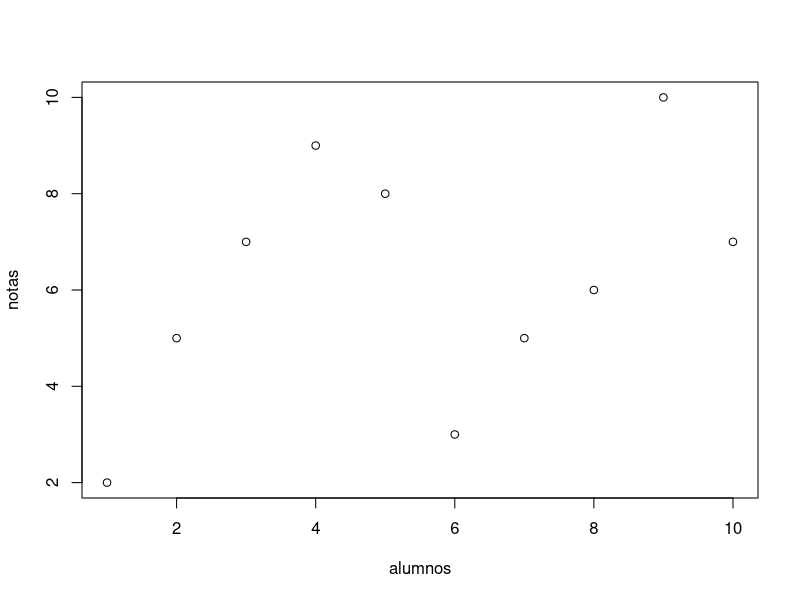
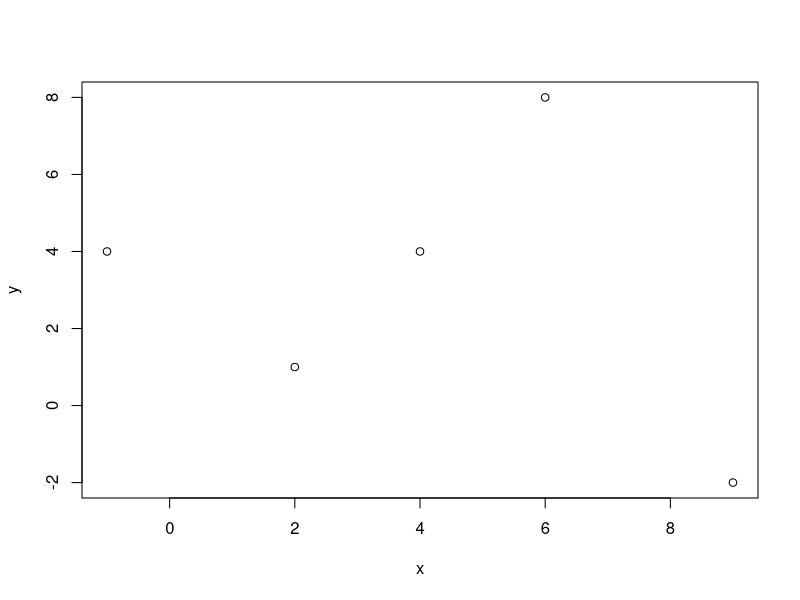
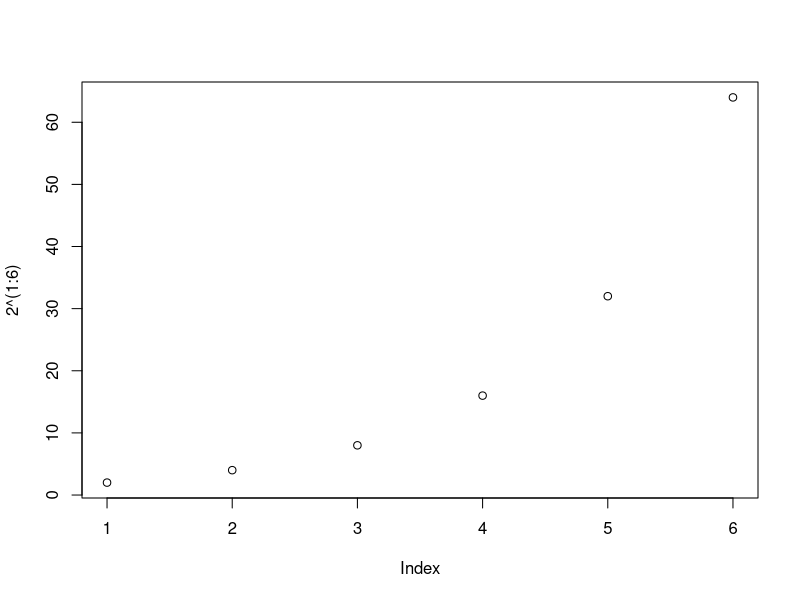
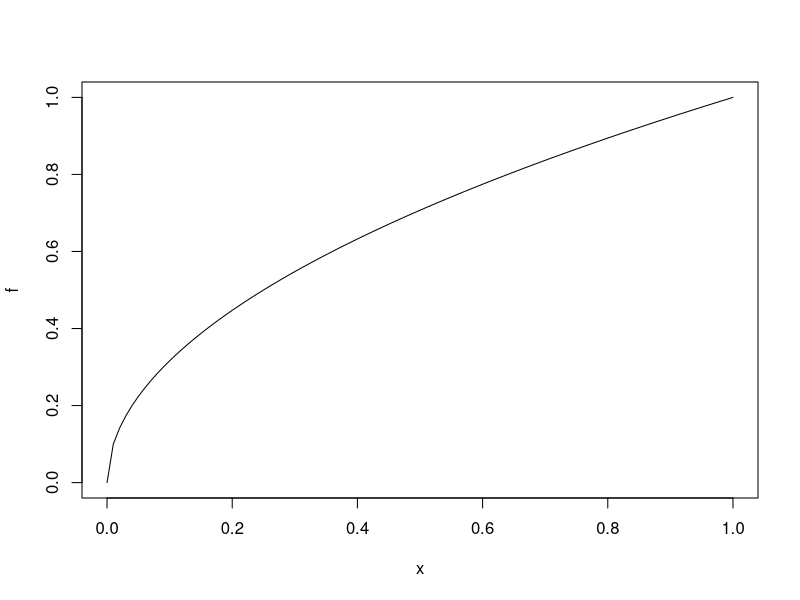
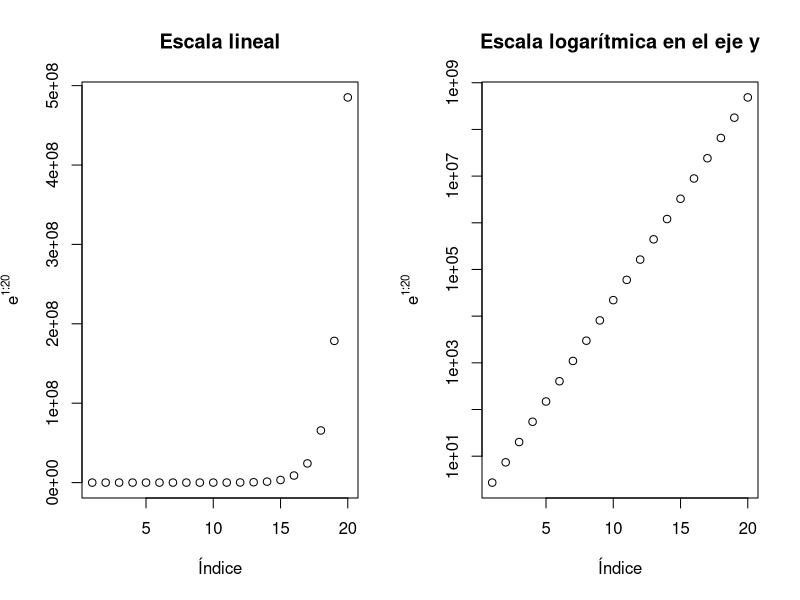
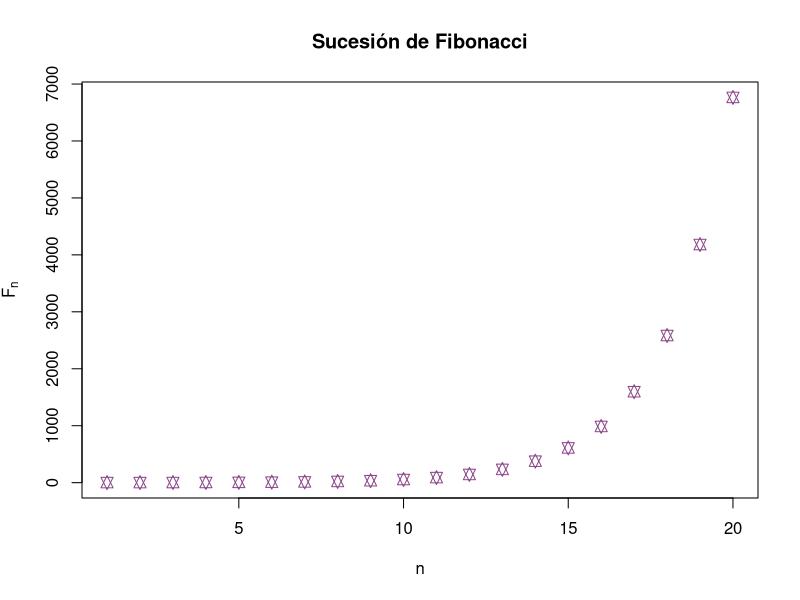
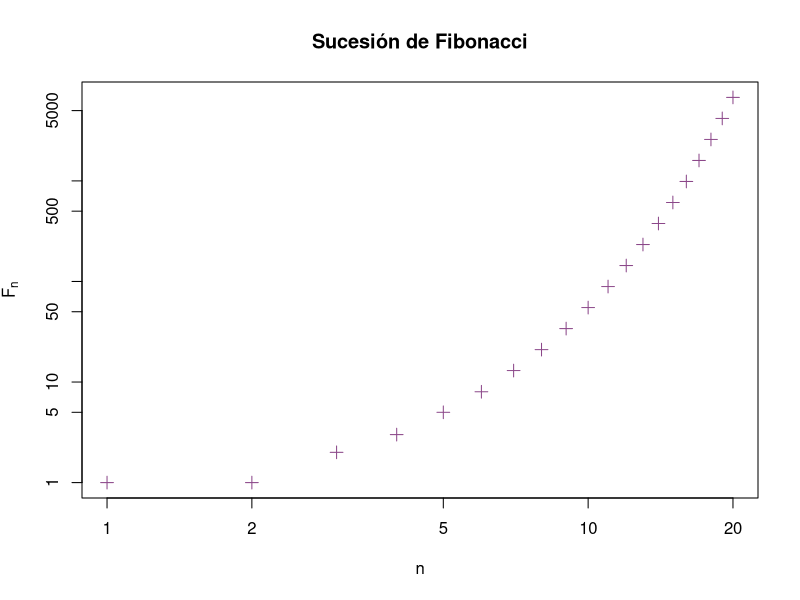
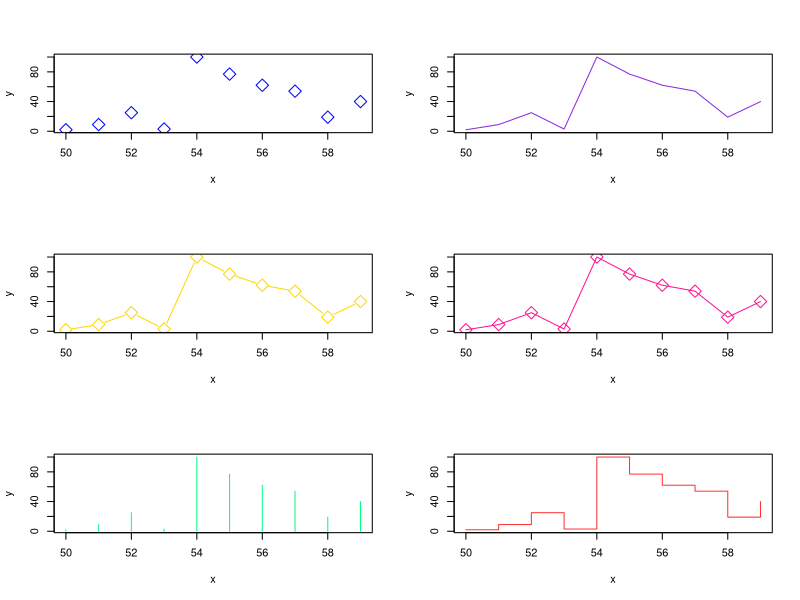

Source code (R) for these figures, in order:
## ---- chunk 1
knitr::opts_chunk$set(echo = TRUE)
## ---- chunk 2
alumnos=c(1:10)
notas=c(2,5,7,9,8,3,5,6,10,7)
plot(alumnos,notas)
## ---- chunk 3
x=c(2,6,4,9,-1)
y=c(1,8,4,-2,4)
plot(x,y)
## ---- chunk 4
plot(2^(1:6))
## ---- chunk 5
f <- function(x){sqrt(x)}
plot(f)
## ---- chunk 6
par(mfrow=c(1,2)) #esto sirve para representar un gráfico al lado del otro (una fila y dos columnas)
plot=plot(exp(1:20),xlab="Índice",ylab=expression(e^{1:20}),main="Escala lineal")
plotLog=plot(exp(1:20),log="y",xlab="Índice",ylab=expression(e^{1:20}),main="Escala logarítmica en el eje y")
par(mfrow=c(1,1)) #Para anular la representación de gráficos anterior.
## ---- chunk 7
n=1:20
fib=(1/sqrt(5))*((1+sqrt(5))/2)^n - (1/sqrt(5))*((1-sqrt(5))/2)^n
fib
plot(fib,xlab="n",ylab=expression(F[n]),main="Sucesión de Fibonacci",pch=11,cex=1.2,col="orchid4")
## ---- chunk 8
n=1:20
fib=(1/sqrt(5))*((1+sqrt(5))/2)^n - (1/sqrt(5))*((1-sqrt(5))/2)^n
fib
plot(fib,xlab="n",ylab=expression(F[n]),main="Sucesión de Fibonacci",pch=3,cex=1.2,col="orchid4", log="xy")
#log=xy introduce logaritmos en ambos ejes.
## ---- chunk 9
par(mfrow=c(3,2))
x=c(50:59)
y=c(2,9,25,3,100,77,62,54,19,40)
plot(x,y,pch=23,cex=2,col="blue",type="p")
plot(x,y,pch=23,cex=2,col="blueviolet",type="l")
plot(x,y,pch=23,cex=2,col="gold",type="b")
plot(x,y,pch=23,cex=2,col="deeppink",type="o")
plot(x,y,pch=23,cex=2,col="springgreen",type="h")
plot(x,y,pch=23,cex=2,col="firebrick1",type="s")
par(mfrow=c(1,1))
## ---- chunk 10
x=(2*(1:20))
y=(-1)^(1:20)*5*(1:20)
plot(x,y,main="Ejemplo de gráfico",pch=8,cex=1,type="b",lty=4,lwd=4,xaxp=c(0,40,2),yaxp=c(-100,100,8))
## ---- chunk 11
plot(n,fib,pch=21,col="red",bg="yellow",cex=1.2,
     type="o",lty="dashed",lwd=2,
     xlim=c(1,10),ylim=c(1,100),
     xaxp=c(1,10,3),yaxp=c(0,100,10))
## ---- chunk 12
x=(2*(1:20))
y=(-1)^(1:20)*5*(1:20)
plot(x,y,main="Ejemplo de gráfico",pch=8,cex=1,type="b",lty=4,lwd=4,xaxp=c(0,40,2),yaxp=c(-100,100,8))
points(20,0,col="red",cex=4,pch=16)
abline(h=0,lty=2,col="dodgerblue")
## ---- chunk 13
f<-function(x){x^2-2*x+sqrt(abs(x))}
plot(f,xlim=c(-3,3))
points(0,0,pch=19)
points(-3:3,(-3:3)^2,col="blue")
abline(2,3,lty="dashed",col="red")
abline(v=2,lty="dotted",col="green")
abline(h=5,lty="dotdash",col="grey")
## ---- chunk 14
f<-function(x){x^2}
plot(f,xlim=c(-3,3),col="red",lwd=2,ylab=expression(y^2),xlab="x")
abline(h=0:9,v=-3:3,lty="dotted",col="grey")
## ---- chunk 15
alumnos = c(1:10)
notas = c(2,5,7,9,8,3,5,6,10,7)
plot(alumnos,notas, main = "Grafico con texto")
text(alumnos,notas, labels = c("S","A","N","E","N","S","A","A","E","N"), 
     pos = c(rep(3,times = 8),1,3))
## ---- chunk 16
plot(0,0)
text(0,0,labels="debajo",pos=1)
text(0,0,labels="izquierda",pos=2)
text(0,0,labels="arriba",pos=3)
text(0,0,labels="derecha",pos=4)
points(0,1)
text(0,1,labels="centro")
## ---- chunk 17
f<-function(x){x^2}
plot(f,xlim=c(-3,3),ylim=c(-10,10))
points(-3:3,f(-3:3),pch=19)
lines(-3:3,f(-3:3),lwd=2,lty="dotted",col="red")
curve(x^3,lty="dashed",col="blue",add=TRUE)
curve(x^4,lty="dashed",col="violet",add=TRUE)
## ---- chunk 18
x = c(5*(1:20))
plot(x,c(exp(-x)+(-1)^x*x/2*sin(x)^2))
lines(c(20,10,40,80,60,60,20),c(20,0,-20,-20,40,0,20), lwd = 2, col = "darkslategray1")
curve(20*sin(x), add = TRUE, col = "green")
## ---- chunk 19
x = seq(0,2*pi,0.1)
plot(x,sin(x),type="l",col="blue",lwd=3, xlab="", ylab="")
lines(x,cos(x),col="green",lwd=3)
lines(x, tan(x), col="purple",lwd=3)
legend("bottomleft",col=c("blue","green","purple"), legend=c("Seno","Coseno", "Tangente"), 
       lwd=3, bty="l")
## ---- chunk 20
f<-function(x){x^2}
plot(f,xlim=c(-3,3),ylim=c(-10,10))
points(-3:3,f(-3:3),pch=19)
lines(-3:3,f(-3:3),lwd=2,lty="dotted",col="red")
curve(x^3,lty="dashed",col="blue",add=TRUE)
curve(x^4,lty="dashed",col="violet",add=TRUE)
legend("bottomright",legend=c(expression(x^2),expression(x^3),expression(x^4)),col=c("red","blue","orangered"),lty=c("dotted","dashed","dashed"),lwd=2)
## ---- chunk 21
x = c(5*(1:10))
plot(x,c(exp(-x)+(-1)^x*x/2*sin(x)^2), xlab = "", ylab = "", 
     main = "Grafico con varios elementos")
segments(10,0,40,0, col = "red", lwd = 4)
arrows(10,0,40,-10, col = " blue", length = 0.5, angle = 5, code = 3)
symbols(40,0,stars = cbind(1,.5,1,.5,1,.5,1,.5,1,.5), add = TRUE, lwd = 3, inches = 0.5)
symbols(40,0,stars = cbind(1,.5,1,.5,1,.5,1,.5,1,.5), add = TRUE, lwd = 3)
polygon(c(20,30,40),c(10,-10,10), col = "gold", density = 3, angle = 90, lty = 4, 
        lwd = 5)
## ---- chunk 22
alumnos = c(1:10)
notas = c(2,5,7,9,8,3,5,6,10,7)
plot(alumnos,notas, main = "Grafico con texto")
text(alumnos,notas, labels = c("S","A","N","E","N","S","A","A","E","N"), 
     pos = c(rep(3,times = 8),1,3))
arrows(9,8,9,6, col = "red", length = 0.1, angle = 45, code = 1)
